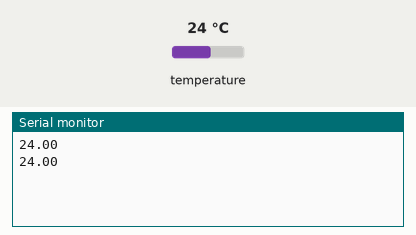
The sketch below on a simulated ESP8266 (NodeMCU). On the bench: the last lines printed to the serial monitor. Inputs (shaded band) come from the test bench; at power-on: temperature 24 °C.

Above: at 2.3 s.
2.4 s: temperature set to 12 °C
At 3.0 s:
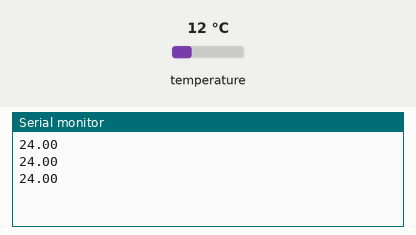
3.9 s: temperature set to 19 °C
At 4.6 s:
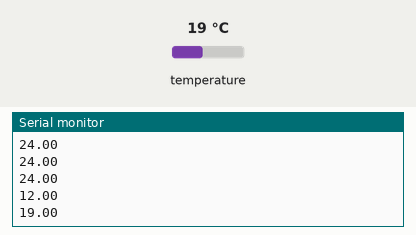
Timing chart, 0 to 6.9 s (numbered marks = the images above; inputs shaded):
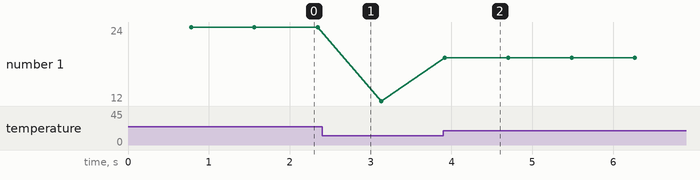

Measured:
- after the input at 3.9 s, the serial monitor: prints a new line at once (image 2)
- plotted number 1: 24 → 12 after the input at 2.4 s, 12 → 19 after the input at 3.9 s

The sketch:

First.ino
```cpp
#include <DallasTemperature.h>
#include <OneWire.h>

#define TEMPERATURE_PIN D4

OneWire oneWire(TEMPERATURE_PIN);
DallasTemperature DS18B20(&oneWire);

void setup() {
    Serial.begin(115200);
    pinMode(LED_BUILTIN, OUTPUT);
    DS18B20.begin();
}

void loop() {
    Serial.println(getTemperature());
    delay(20);
}
```

Temperature.ino
```cpp
float getTemperature() {
    float temp;
    DS18B20.requestTemperatures();
    temp = DS18B20.getTempCByIndex(0);
    return temp;
}
```
